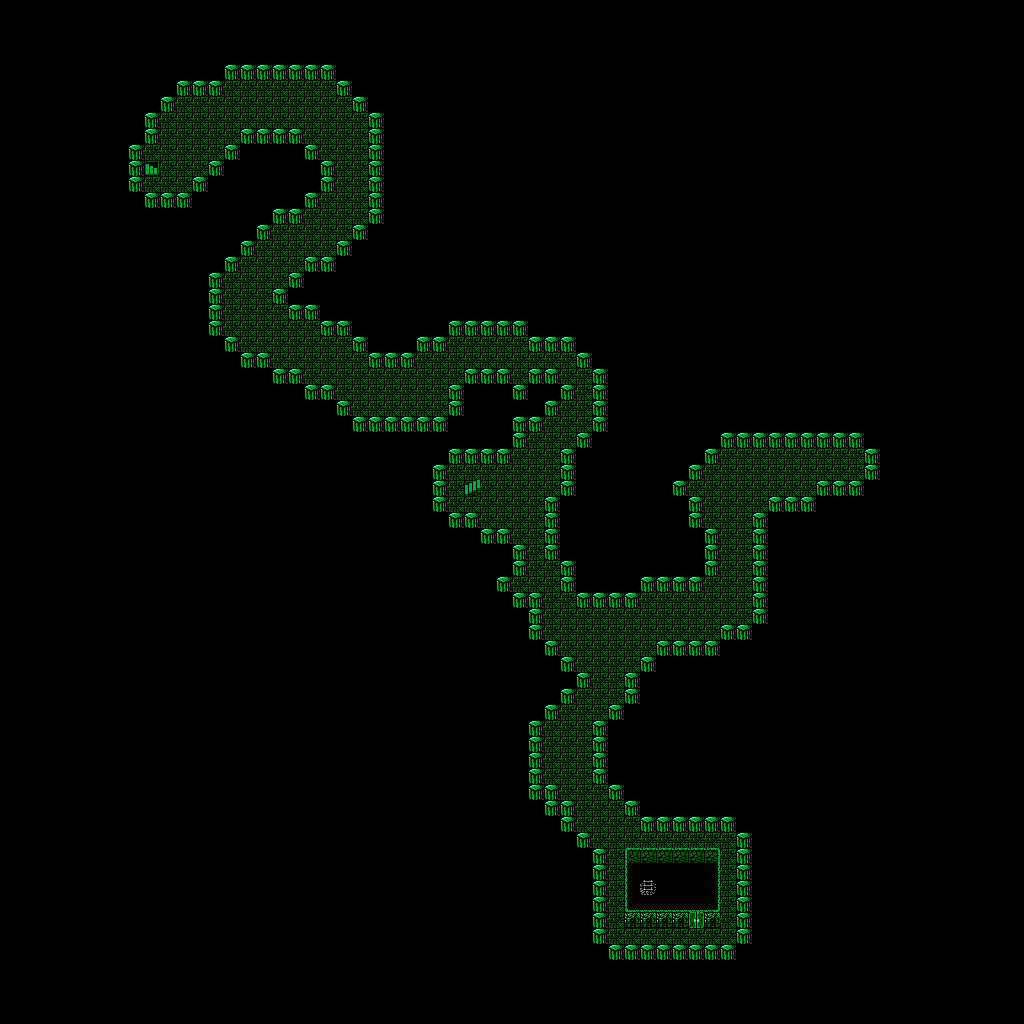

This is a level from a 2D game, rendered from its Tiled map with the project's own tilesets. A one-line summary and the map file follow, with tile-layer data summarised:
An orthogonal 64x64 tile map with 16x16 px tiles, 1 tile layer (Tile Layer 1).

<map version="1.4" tiledversion="1.4.1" orientation="orthogonal" renderorder="right-down" width="64" height="64" tilewidth="16" tileheight="16" infinite="0" nextlayerid="2" nextobjectid="1">
 <tileset firstgid="1" source="Tilesets/Tower.tsx" />
 <layer id="1" name="Tile Layer 1" width="64" height="64">
  <data>[4096 cells, 4096 non-empty, 18 distinct tile ids]</data>
 </layer>
</map>
